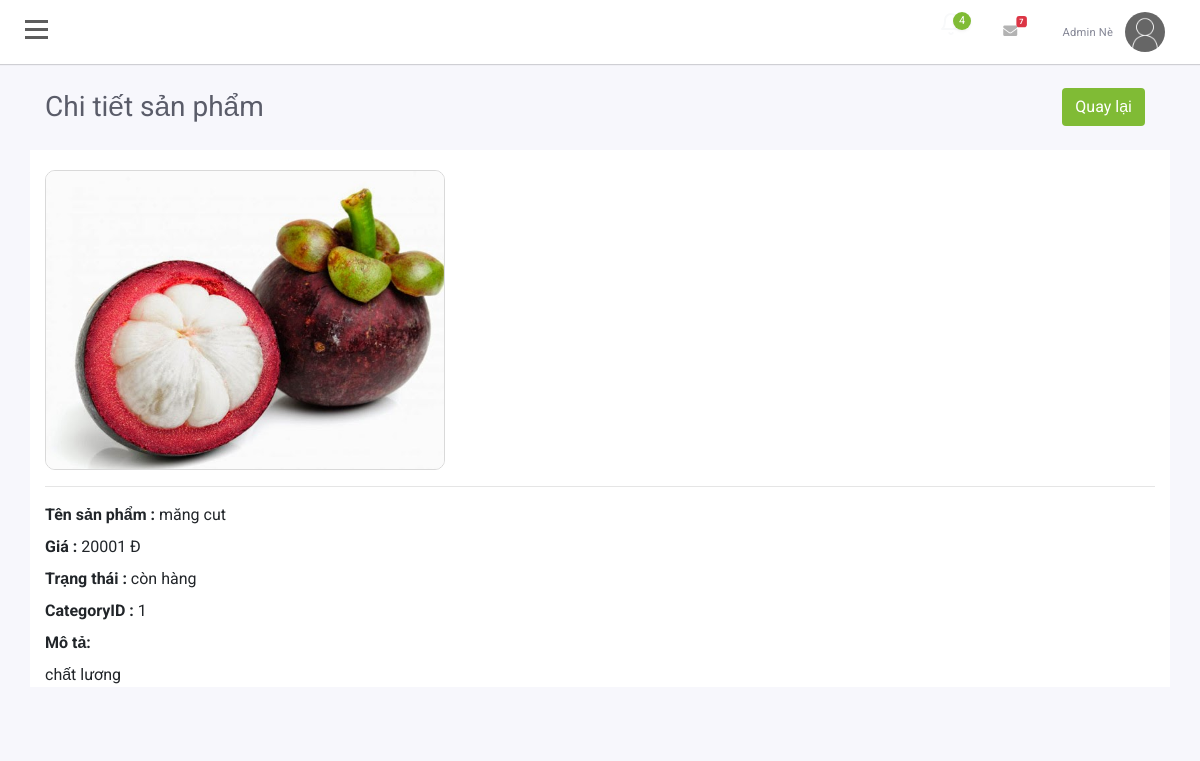
/Admin/index.php?mod=product&xuly=detail&id=97 (signed in), run on the app's committed database.
### tables this page shows
CREATE TABLE `product` (
  `ID` int(11) NOT NULL,
  `Name` varchar(50) NOT NULL,
  `Price` double NOT NULL,
  `Image` varchar(20) NOT NULL,
  `Des` varchar(2000) NOT NULL,
  `Note` varchar(50) NOT NULL,
  `cateID` int(11) NOT NULL,
  `Time` datetime DEFAULT NULL
);

### Admin/MVC/Controllers/ProductControl.php (called while the page is built, shortened)
<?php
class ProductControl
{
    var $product_model;
    public function __construct()
    {
        $this->product_model = new Product();
    }
    function detail(){
        $data_ct = $this->product_model->find($_GET['id']);
        require_once('MVC/Views/index.php');
    }
}
?>

### Admin/MVC/Models/Connection.php (called while the page is built, shortened)
<?php
    class Connection{
        function __construct()
        {
            $severname ="localhost";
            $username ="root";
            $password ="";
            $db_name ="shopraucu";
            $this->conn = new mysqli($severname,$username,$password,$db_name);
        }
    }
?>

### Admin/MVC/Models/model.php (called while the page is built, shortened)
<?php
require_once("Connection.php");
class Model
{
    var $conn;
    var $table;
    var $contens;
    function __construct()
    {
        $conn_obj = new Connection();
        $this->conn = $conn_obj->conn;
    }
    function find($id)
    {
        $query = "SELECT * from $this->table where $this->contens =$id";
        return $this->conn->query($query)->fetch_assoc();
    }
}

### Admin/MVC/Views/product/detail.php (the view)
<div class="container">
                            <div class="row">
                                <div class="col-md-12 mt-lg-4 mt-4">
                                    <div class="d-sm-flex align-items-center justify-content-between mb-4">
                                        <h1 class="h3 mb-0 text-gray-800">Chi tiết sản phẩm</h1>
                                        <a class="btn" href="?mod=product" style="float: right;color:#fff;" >Quay lại</a>
                                    </div>
                                </div>
                            </div>
                        </div>
                        <div class="container" style="background-color: #fff;">
                        	<img src="../public/images/<?= $data_ct['Image'] ?>" id="anh_chitiet" >
                            <hr>
				            <label><b>Tên sản phẩm :</b></label> <?= $data_ct['Name'] ?>
				            <br>
				            <label><b>Giá :</b></label> <?= $data_ct['Price'] ?> Đ
				            <br>
				            <label><b>Trạng thái :</b></label> <?= $data_ct['Note'] ?>
				            <br>
				            <label><b>CategoryID :</b></label> <?= $data_ct['cateID'] ?>
				            <br>
				            <label><b>Mô tả:</b></label> <?= $data_ct['Des'] ?>
                        </div>
                        </div>
                        <div class="container-fluid" style="background-color: #f7f7fc;height: 30px" ></div>

### Admin/public/js/admin.css (style rules this page uses)
body { position: relative; overflow-x:hidden; background: #f7f7fc; font-family: 'Roboto', sans-serif; }
body, html { height: 100%; }
.text-gray-800 { color: #5a5c69!important; font-size: 1.75rem; font-weight: 400; line-height: 1.2; }
a { margin-right: 10px; }
a { color: #fff; }
.btn { text-decoration: none; color: #fff; background-color: #80bb35; }
#anh_chitiet { width: 400px; height: 300px; border: 1px solid #d9d9d9; border-radius: 10px; margin-top: 20px; }

### data on the page
product: Image (picture), Name "măng cut", Price "20001", Note "còn hàng", cateID "1", Des "chất lương"

### other printed values
$_SESSION['login']['Ho'] "Admin"
$_SESSION['login']['Ten'] "Nè"
